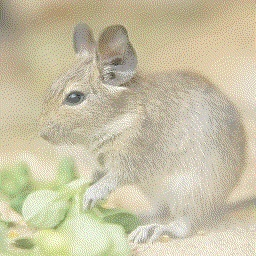
#> input picture sample/parsed/parsed_01.jpg, 256 x 256 px; its folder holds 4 pictures in this run; the run also reads 1 picture not shown here
$ python cv2_images_to_gif.py
#> lines starting #> are read from the running program, lines starting #| are printed output that depends on the picture
from pathlib import Path

import cv2
import numpy as np
from PIL import Image


def cv2_images_to_animation_gif(imgs, output_path):
    pil_imgs = [Image.fromarray(cv2.cvtColor(img, cv2.COLOR_BGR2RGB)) for img in imgs]
    pil_imgs[0].save(output_path, save_all=True, append_images=pil_imgs[1:], duration=500, disposal=2)


def cv2_images_to_animation_gif_with_param(imgs, output_path, param_name, params):
    new_imgs = []
    for img, param in zip(imgs, params):
        h, w = img.shape[:2]
        new_h = h + 15
        new_img = np.full((new_h, w, 3), 255, dtype=np.uint8)
        new_img[:h, :] = img

        cv2.putText(new_img, f"{param_name}: {param}", (5, new_h - 5), cv2.FONT_HERSHEY_PLAIN, 0.8, (0, 0, 0), 1, cv2.LINE_AA)
        new_imgs.append(new_img)
    cv2_images_to_animation_gif(new_imgs, output_path)


def main():
    file_paths = list(Path("sample/parsed").glob("*.jpg"))
    file_paths.sort()
    imgs = [cv2.imread(str(path)) for path in file_paths]
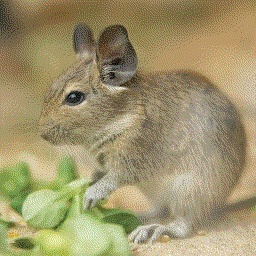
#> input picture sample/parsed/parsed_02.jpg, 256 x 256 px
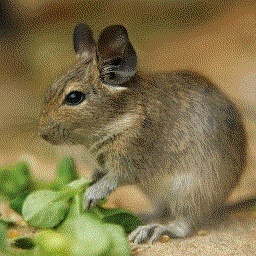
#> input picture sample/parsed/parsed_03.jpg, 256 x 256 px
#> imgs = 4 items
    output_path = "sample/marged/marged.gif"
    param_name = "name"
    file_names = [p.name for p in file_paths]
    cv2_images_to_animation_gif_with_param(imgs, output_path, param_name, file_names)
#> the loop in cv2_images_to_animation_gif_with_param, `for img, param in zip(imgs, params):` made 4 passes
#> param on passes 1 to 4: 'parsed_00.jpg', 'parsed_01.jpg', 'parsed_02.jpg', 'parsed_03.jpg'
#> after the loop in cv2_images_to_animation_gif_with_param, `for img, param in zip(imgs, params):`:
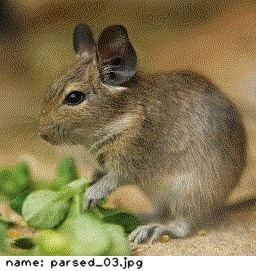
#> new_img: shape (271, 256, 3); mean B, G, R 82.2, 122.1, 134.3
#> in cv2_images_to_animation_gif, `pil_imgs[0].save(output_path, save_all=True, append_images=pil_imgs[1:..`:
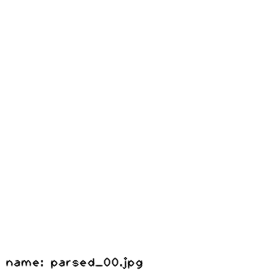
#> saved as marged.gif: PIL image 256x271 RGB; min 3, max 255, mean 253.7

    output_path = "sample/marged/reverse_marged.gif"
    imgs.reverse()
    file_names.reverse()
    cv2_images_to_animation_gif_with_param(imgs, output_path, param_name, file_names)
#> the loop in cv2_images_to_animation_gif_with_param (call 2), `for img, param in zip(imgs, params):` made 4 passes


if __name__ == "__main__":
    main()
